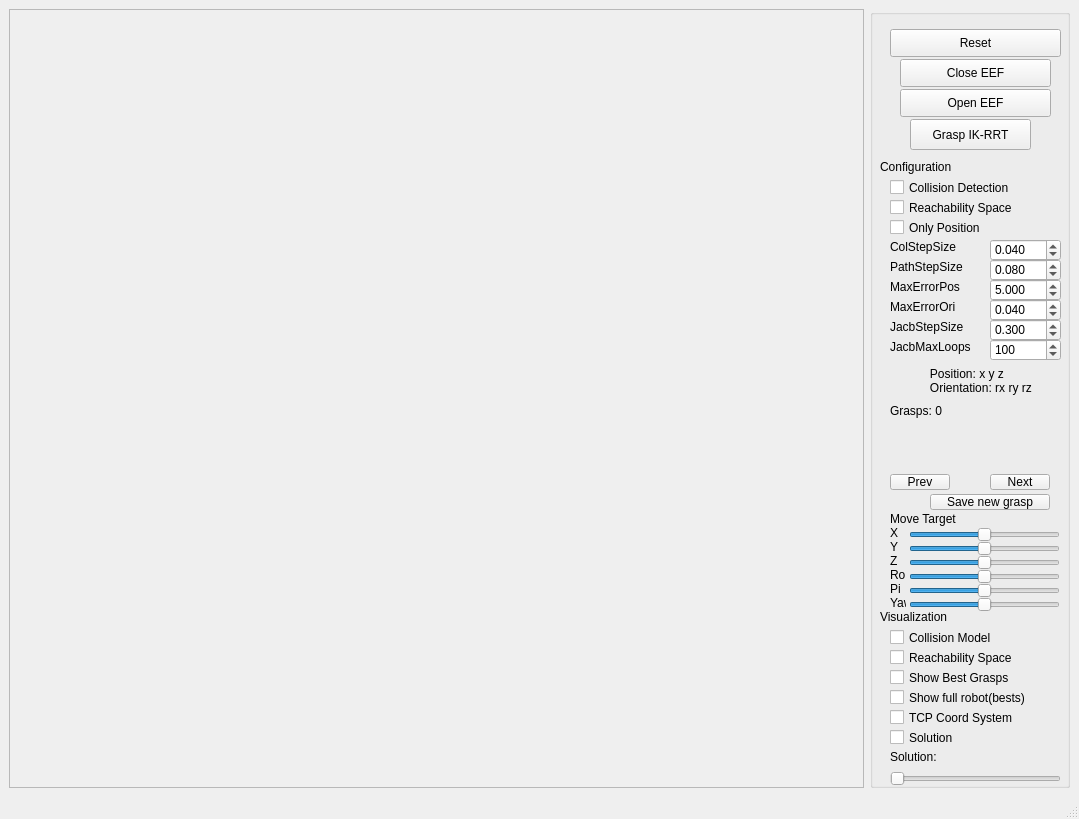
<?xml version="1.0" encoding="UTF-8"?>
<ui version="4.0">
 <class>GraspPlannerIK</class>
 <widget class="QMainWindow" name="GraspPlannerIK">
  <property name="geometry">
   <rect>
    <x>0</x>
    <y>0</y>
    <width>1079</width>
    <height>819</height>
   </rect>
  </property>
  <property name="windowTitle">
   <string> IK Solver - BiRRT</string>
  </property>
  <widget class="QWidget" name="centralwidget">
   <layout class="QGridLayout" name="gridLayout">
    <item row="0" column="0">
     <widget class="QFrame" name="frameViewer">
      <property name="frameShape">
       <enum>QFrame::StyledPanel</enum>
      </property>
      <property name="frameShadow">
       <enum>QFrame::Raised</enum>
      </property>
     </widget>
    </item>
    <item row="0" column="1">
     <widget class="QGroupBox" name="groupBox">
      <property name="maximumSize">
       <size>
        <width>200</width>
        <height>16777215</height>
       </size>
      </property>
      <property name="title">
       <string/>
      </property>
      <widget class="QPushButton" name="pushButtonReset">
       <property name="geometry">
        <rect>
         <x>20</x>
         <y>20</y>
         <width>171</width>
         <height>28</height>
        </rect>
       </property>
       <property name="text">
        <string>Reset</string>
       </property>
      </widget>
      <widget class="QPushButton" name="pushButtonClose">
       <property name="geometry">
        <rect>
         <x>30</x>
         <y>50</y>
         <width>151</width>
         <height>28</height>
        </rect>
       </property>
       <property name="text">
        <string>Close EEF</string>
       </property>
      </widget>
      <widget class="QPushButton" name="pushButtonOpen">
       <property name="geometry">
        <rect>
         <x>30</x>
         <y>80</y>
         <width>151</width>
         <height>28</height>
        </rect>
       </property>
       <property name="text">
        <string>Open EEF</string>
       </property>
      </widget>
      <widget class="QPushButton" name="pushButtonIKRRT">
       <property name="geometry">
        <rect>
         <x>40</x>
         <y>110</y>
         <width>121</width>
         <height>31</height>
        </rect>
       </property>
       <property name="text">
        <string>Grasp IK-RRT</string>
       </property>
      </widget>

      <widget class="QLabel" name="label_config">
       <property name="geometry">
        <rect>
         <x>10</x>
         <y>150</y>
         <width>100</width>
         <height>16</height>
        </rect>
       </property>
       <property name="text">
        <string>Configuration</string>
       </property>
      </widget>
      <widget class="QCheckBox" name="checkBoxColCheckIK">
       <property name="geometry">
        <rect>
         <x>20</x>
         <y>170</y>
         <width>161</width>
         <height>17</height>
        </rect>
       </property>
       <property name="text">
        <string>Collision Detection</string>
       </property>
      </widget>
      <widget class="QCheckBox" name="checkBoxReachabilitySpaceIK">
       <property name="geometry">
        <rect>
         <x>20</x>
         <y>190</y>
         <width>160</width>
         <height>17</height>
        </rect>
       </property>
       <property name="text">
        <string>Reachability Space</string>
       </property>
      </widget>
      <widget class="QCheckBox" name="checkBoxOnlyPosition">
       <property name="geometry">
        <rect>
         <x>20</x>
         <y>210</y>
         <width>141</width>
         <height>17</height>
        </rect>
       </property>
       <property name="text">
        <string>Only Position</string>
       </property>
      </widget>
      <widget class="QLabel" name="label_col_step_size">
       <property name="geometry">
        <rect>
         <x>20</x>
         <y>230</y>
         <width>81</width>
         <height>16</height>
        </rect>
       </property>
       <property name="text">
        <string>ColStepSize</string>
       </property>
      </widget>
      <widget class="QDoubleSpinBox" name="doubleSpinBoxCSpaceColStepSize">
        <property name="geometry">
         <rect>
          <x>120</x>
          <y>230</y>
          <width>71</width>
          <height>22</height>
         </rect>
        </property>
        <property name="decimals">
         <number>3</number>
        </property>
        <property name="minimum">
         <double>0.001000000000000</double>
        </property>
        <property name="maximum">
         <double>10.000000000000000</double>
        </property>
        <property name="singleStep">
         <double>0.010000000000000</double>
        </property>
        <property name="value">
         <double>0.040000000000000</double>
        </property>
      </widget>
      <widget class="QLabel" name="label_path_step_size">
       <property name="geometry">
        <rect>
         <x>20</x>
         <y>250</y>
         <width>100</width>
         <height>16</height>
        </rect>
       </property>
       <property name="text">
        <string>PathStepSize</string>
       </property>
      </widget>
      <widget class="QDoubleSpinBox" name="doubleSpinBoxCSpacePathStepSize">
        <property name="geometry">
         <rect>
          <x>120</x>
          <y>250</y>
          <width>71</width>
          <height>22</height>
         </rect>
        </property>
        <property name="decimals">
         <number>3</number>
        </property>
        <property name="minimum">
         <double>0.001000000000000</double>
        </property>
        <property name="maximum">
         <double>10.000000000000000</double>
        </property>
        <property name="singleStep">
         <double>0.010000000000000</double>
        </property>
        <property name="value">
         <double>0.080000000000000</double>
        </property>
      </widget>
      <widget class="QLabel" name="label_ik_max_error_pos">
       <property name="geometry">
        <rect>
         <x>20</x>
         <y>270</y>
         <width>100</width>
         <height>16</height>
        </rect>
       </property>
       <property name="text">
        <string>MaxErrorPos</string>
       </property>
      </widget>
      <widget class="QDoubleSpinBox" name="doubleSpinBoxIKMaxErrorPos">
        <property name="geometry">
         <rect>
          <x>120</x>
          <y>270</y>
          <width>71</width>
          <height>22</height>
         </rect>
        </property>
        <property name="decimals">
         <number>3</number>
        </property>
        <property name="minimum">
         <double>0.001000000000000</double>
        </property>
        <property name="maximum">
         <double>10.000000000000000</double>
        </property>
        <property name="singleStep">
         <double>0.100000000000000</double>
        </property>
        <property name="value">
         <double>5.000000000000000</double>
        </property>
      </widget>
      <widget class="QLabel" name="label_ik_max_error_ori">
       <property name="geometry">
        <rect>
         <x>20</x>
         <y>290</y>
         <width>100</width>
         <height>16</height>
        </rect>
       </property>
       <property name="text">
        <string>MaxErrorOri</string>
       </property>
      </widget>
      <widget class="QDoubleSpinBox" name="doubleSpinBoxIKMaxErrorOri">
        <property name="geometry">
         <rect>
          <x>120</x>
          <y>290</y>
          <width>71</width>
          <height>22</height>
         </rect>
        </property>
        <property name="decimals">
         <number>3</number>
        </property>
        <property name="minimum">
         <double>0.001000000000000</double>
        </property>
        <property name="maximum">
         <double>5.000000000000000</double>
        </property>
        <property name="singleStep">
         <double>0.010000000000000</double>
        </property>
        <property name="value">
         <double>0.040000000000000</double>
        </property>
      </widget>
      <widget class="QLabel" name="label_ik_jacb_step_size">
       <property name="geometry">
        <rect>
         <x>20</x>
         <y>310</y>
         <width>100</width>
         <height>16</height>
        </rect>
       </property>
       <property name="text">
        <string>JacbStepSize</string>
       </property>
      </widget>
      <widget class="QDoubleSpinBox" name="doubleSpinBoxIKJacobianStepSize">
        <property name="geometry">
         <rect>
          <x>120</x>
          <y>310</y>
          <width>71</width>
          <height>22</height>
         </rect>
        </property>
        <property name="decimals">
         <number>3</number>
        </property>
        <property name="minimum">
         <double>0.001000000000000</double>
        </property>
        <property name="maximum">
         <double>5.000000000000000</double>
        </property>
        <property name="singleStep">
         <double>0.100000000000000</double>
        </property>
        <property name="value">
         <double>0.300000000000000</double>
        </property>
      </widget>
      <widget class="QLabel" name="label_ik_jacb_max_loops">
       <property name="geometry">
        <rect>
         <x>20</x>
         <y>330</y>
         <width>100</width>
         <height>16</height>
        </rect>
       </property>
       <property name="text">
        <string>JacbMaxLoops</string>
       </property>
      </widget>
      <widget class="QSpinBox" name="doubleSpinBoxIKJacobianMaxLoops">
        <property name="geometry">
         <rect>
          <x>120</x>
          <y>330</y>
          <width>71</width>
          <height>22</height>
         </rect>
        </property>
        <property name="minimum">
         <number>1</number>
        </property>
        <property name="maximum">
         <number>500</number>
        </property>
        <property name="singleStep">
         <number>1</number>
        </property>
        <property name="value">
         <number>100</number>
        </property>
      </widget>
      
      <widget class="QLabel" name="targetPose">
        <property name="text">
          <string>
            Position: x y z
            Orientation: rx ry rz
          </string>
        </property>
        <property name="geometry">
          <rect>
            <x>20</x>
            <y>344</y>
            <width>230</width>
            <height>50</height>
          </rect>
        </property>
        <property name="alignment">
          <set>Qt::AlignLeading|Qt::AlignLeft|Qt::AlignTop</set>
        </property>
      </widget>
      <widget class="QLabel" name="graspInfo">
        <property name="text">
          <string>Grasps: 0</string>
        </property>
        <property name="geometry">
          <rect>
            <x>20</x>
            <y>395</y>
            <width>200</width>
            <height>70</height>
          </rect>
        </property>
        <property name="alignment">
          <set>Qt::AlignLeading|Qt::AlignLeft|Qt::AlignTop</set>
        </property>
      </widget>
      <widget class="QPushButton" name="pushButtonPrevGrasp">
        <property name="text">
          <string>Prev</string>
        </property>
        <property name="geometry">
          <rect>
            <x>20</x>
            <y>465</y>
            <width>60</width>
            <height>16</height>
          </rect>
        </property>
      </widget>
      <widget class="QPushButton" name="pushButtonNextGrasp">
        <property name="text">
          <string>Next</string>
        </property>
        <property name="geometry">
          <rect>
            <x>120</x>
            <y>465</y>
            <width>60</width>
            <height>16</height>
          </rect>
        </property>
      </widget>
      <widget class="QPushButton" name="saveNewGrasp">
        <property name="text">
          <string>Save new grasp</string>
        </property>
        <property name="geometry">
          <rect>
            <x>60</x>
            <y>485</y>
            <width>120</width>
            <height>16</height>
          </rect>
        </property>
      </widget>

      <widget class="QLabel" name="label_target">
       <property name="geometry">
        <rect>
         <x>20</x>
         <y>502</y>
         <width>100</width>
         <height>16</height>
        </rect>
       </property>
       <property name="text">
        <string>Move Target</string>
       </property>
      </widget>
      <widget class="QLabel" name="label_X">
       <property name="geometry">
        <rect>
         <x>20</x>
         <y>516</y>
         <width>16</width>
         <height>16</height>
        </rect>
       </property>
       <property name="text">
        <string>X</string>
       </property>
      </widget>
      <widget class="QSlider" name="horizontalSliderX">
       <property name="geometry">
        <rect>
         <x>39</x>
         <y>516</y>
         <width>151</width>
         <height>20</height>
        </rect>
       </property>
       <property name="minimum">
        <number>-50</number>
       </property>
       <property name="maximum">
        <number>50</number>
       </property>
       <property name="orientation">
        <enum>Qt::Horizontal</enum>
       </property>
      </widget>
      <widget class="QSlider" name="horizontalSliderY">
       <property name="geometry">
        <rect>
         <x>39</x>
         <y>530</y>
         <width>151</width>
         <height>20</height>
        </rect>
       </property>
       <property name="minimum">
        <number>-50</number>
       </property>
       <property name="maximum">
        <number>50</number>
       </property>
       <property name="orientation">
        <enum>Qt::Horizontal</enum>
       </property>
      </widget>
      <widget class="QLabel" name="label_Y">
       <property name="geometry">
        <rect>
         <x>20</x>
         <y>530</y>
         <width>16</width>
         <height>16</height>
        </rect>
       </property>
       <property name="text">
        <string>Y</string>
       </property>
      </widget>
      <widget class="QSlider" name="horizontalSliderZ">
       <property name="geometry">
        <rect>
         <x>39</x>
         <y>544</y>
         <width>151</width>
         <height>20</height>
        </rect>
       </property>
       <property name="minimum">
        <number>-50</number>
       </property>
       <property name="maximum">
        <number>50</number>
       </property>
       <property name="orientation">
        <enum>Qt::Horizontal</enum>
       </property>
      </widget>
      <widget class="QLabel" name="label_Z">
       <property name="geometry">
        <rect>
         <x>20</x>
         <y>544</y>
         <width>16</width>
         <height>16</height>
        </rect>
       </property>
       <property name="text">
        <string>Z</string>
       </property>
      </widget>
      <widget class="QSlider" name="horizontalSliderRo">
       <property name="geometry">
        <rect>
         <x>39</x>
         <y>558</y>
         <width>151</width>
         <height>20</height>
        </rect>
       </property>
       <property name="minimum">
        <number>-50</number>
       </property>
       <property name="maximum">
        <number>50</number>
       </property>
       <property name="orientation">
        <enum>Qt::Horizontal</enum>
       </property>
      </widget>
      <widget class="QLabel" name="label_Ro">
       <property name="geometry">
        <rect>
         <x>20</x>
         <y>558</y>
         <width>16</width>
         <height>16</height>
        </rect>
       </property>
       <property name="text">
        <string>Roll</string>
       </property>
      </widget>
      <widget class="QSlider" name="horizontalSliderPi">
       <property name="geometry">
        <rect>
         <x>39</x>
         <y>572</y>
         <width>151</width>
         <height>20</height>
        </rect>
       </property>
       <property name="minimum">
        <number>-50</number>
       </property>
       <property name="maximum">
        <number>50</number>
       </property>
       <property name="orientation">
        <enum>Qt::Horizontal</enum>
       </property>
      </widget>
      <widget class="QLabel" name="label_Pi">
       <property name="geometry">
        <rect>
         <x>20</x>
         <y>572</y>
         <width>16</width>
         <height>16</height>
        </rect>
       </property>
       <property name="text">
        <string>Pi</string>
       </property>
      </widget>
      <widget class="QSlider" name="horizontalSliderYa">
       <property name="geometry">
        <rect>
         <x>39</x>
         <y>586</y>
         <width>151</width>
         <height>20</height>
        </rect>
       </property>
       <property name="minimum">
        <number>-50</number>
       </property>
       <property name="maximum">
        <number>50</number>
       </property>
       <property name="orientation">
        <enum>Qt::Horizontal</enum>
       </property>
      </widget>
      <widget class="QLabel" name="label_Yaw">
       <property name="geometry">
        <rect>
         <x>20</x>
         <y>586</y>
         <width>16</width>
         <height>16</height>
        </rect>
       </property>
       <property name="text">
        <string>Yaw</string>
       </property>
      </widget>


      <widget class="QLabel" name="label_visualization">
       <property name="geometry">
        <rect>
         <x>10</x>
         <y>600</y>
         <width>100</width>
         <height>16</height>
        </rect>
       </property>
       <property name="text">
        <string>Visualization</string>
       </property>
      </widget>
      <widget class="QCheckBox" name="checkBoxColModel">
       <property name="geometry">
        <rect>
         <x>20</x>
         <y>620</y>
         <width>141</width>
         <height>17</height>
        </rect>
       </property>
       <property name="text">
        <string>Collision Model</string>
       </property>
      </widget>
      <widget class="QCheckBox" name="checkBoxBestGrasps">
       <property name="geometry">
        <rect>
         <x>20</x>
         <y>660</y>
         <width>141</width>
         <height>17</height>
        </rect>
       </property>
       <property name="text">
        <string>Show Best Grasps</string>
       </property>
      </widget>
      <widget class="QCheckBox" name="checkBoxTCP">
       <property name="geometry">
        <rect>
         <x>20</x>
         <y>700</y>
         <width>141</width>
         <height>17</height>
        </rect>
       </property>
       <property name="text">
        <string>TCP Coord System</string>
       </property>
      </widget>
      <widget class="QCheckBox" name="checkBoxFullRobotBestGrasps">
       <property name="geometry">
        <rect>
         <x>20</x>
         <y>680</y>
         <width>180</width>
         <height>17</height>
        </rect>
       </property>
       <property name="text">
        <string>Show full robot(bests)</string>
       </property>
      </widget>
      <widget class="QCheckBox" name="checkBoxReachabilitySpace">
       <property name="geometry">
        <rect>
         <x>20</x>
         <y>640</y>
         <width>171</width>
         <height>17</height>
        </rect>
       </property>
       <property name="text">
        <string>Reachability Space</string>
       </property>
      </widget>
      <widget class="QCheckBox" name="checkBoxSolution">
       <property name="geometry">
        <rect>
         <x>20</x>
         <y>720</y>
         <width>141</width>
         <height>17</height>
        </rect>
       </property>
       <property name="text">
        <string>Solution</string>
       </property>
      </widget>
      <widget class="QLabel" name="label_solution_plan">
       <property name="geometry">
        <rect>
         <x>20</x>
         <y>740</y>
         <width>101</width>
         <height>16</height>
        </rect>
       </property>
       <property name="text">
        <string>Solution:</string>
       </property>
      </widget>
      <widget class="QSlider" name="horizontalSliderSolution">
       <property name="geometry">
        <rect>
         <x>20</x>
         <y>760</y>
         <width>171</width>
         <height>20</height>
        </rect>
       </property>
       <property name="minimum">
        <number>0</number>
       </property>
       <property name="maximum">
        <number>1000</number>
       </property>
       <property name="orientation">
        <enum>Qt::Horizontal</enum>
       </property>
      </widget>
     </widget>
    </item>
   </layout>
  </widget>
  <widget class="QMenuBar" name="menubar">
   <property name="geometry">
    <rect>
     <x>0</x>
     <y>0</y>
     <width>1079</width>
     <height>25</height>
    </rect>
   </property>
  </widget>
  <widget class="QStatusBar" name="statusbar"/>
 </widget>
 <resources/>
 <connections/>
</ui>
